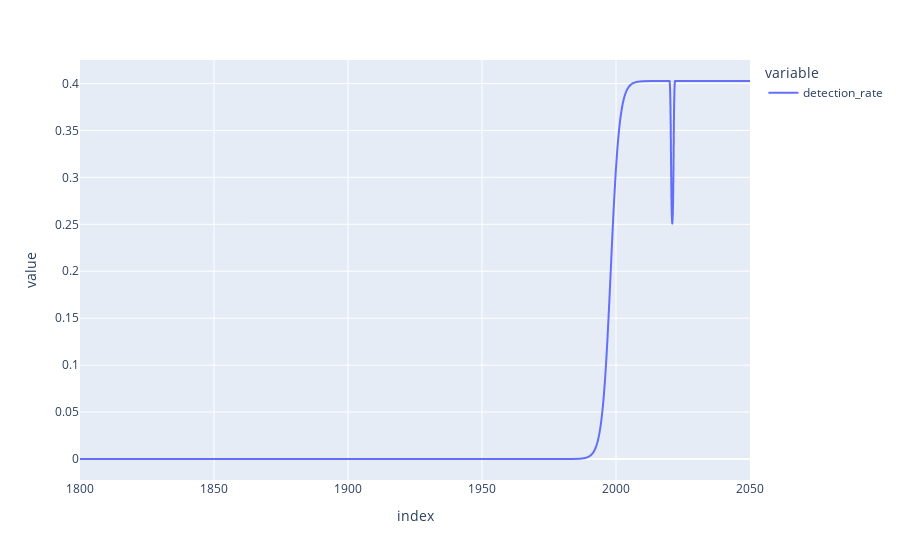

The cell this chart's notebook holds for it:
### Code cell
df['detection_rate'].plot()

### Figure 1 — Plotly figure (JSON) as saved in the notebook; plotly's stock layout.template omitted (floating-point values rounded to 4 significant figures; data arrays with more than 128 entries replaced by an {"elided": "..."} marker saying what was removed)
{"data": [{"hovertemplate": "variable=detection_rate<br>index=%{x}<br>value=%{y}<extra></extra>", "legendgroup": "detection_rate", "line": {"color": "#636efa", "dash": "solid"}, "marker": {"symbol": "circle"}, "mode": "lines", "name": "detection_rate", "showlegend": true, "type": "scattergl", "x": {"elided": "2501 float values"}, "xaxis": "x", "y": {"elided": "2501 float values"}, "yaxis": "y"}], "layout": {"legend": {"title": {"text": "variable"}, "tracegroupgap": 0}, "margin": {"t": 60}, "xaxis": {"anchor": "y", "domain": [0, 1], "title": {"text": "index"}}, "yaxis": {"anchor": "x", "domain": [0, 1], "title": {"text": "value"}}}}
